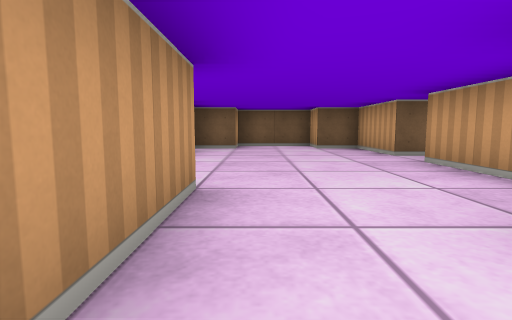
view 1 (above)

17 first-person views from a walk through a cub3D maze. The camera is about half as high as the walls, tilts 6° down and sees 80° across. The floor is counted in squares. Each view is taken from the middle of a square. On the plan, view 1 faces up. The plan holds only what a view shows up to about 9 squares ahead; the rest is blank.

view 2
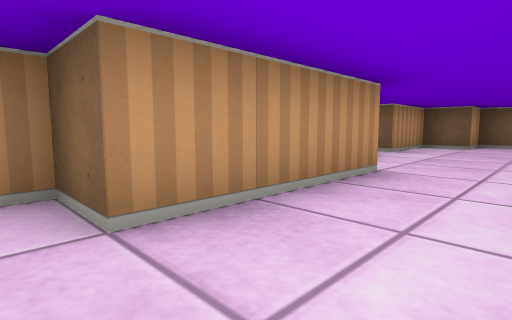

view 3
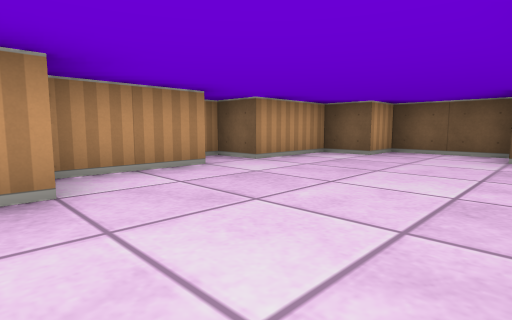

view 4
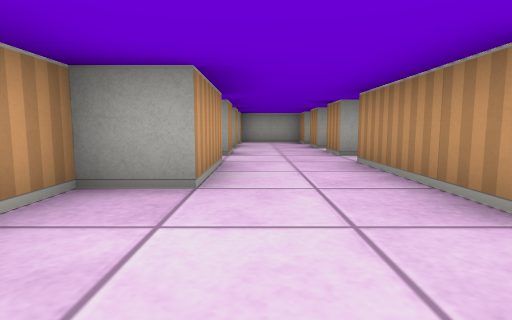

view 5
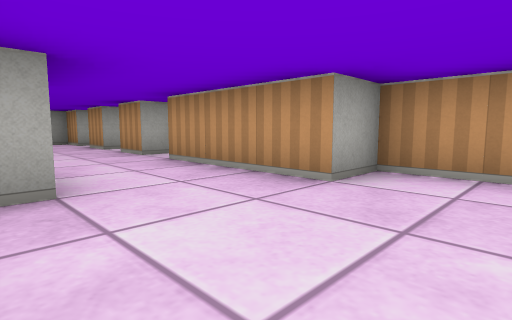

view 6
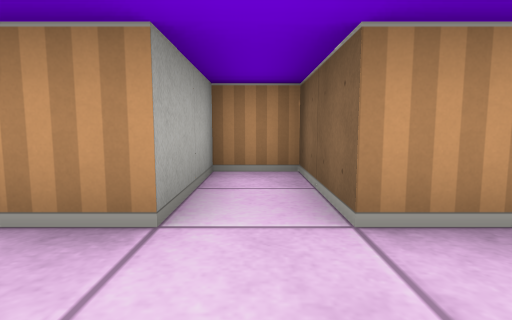

view 7
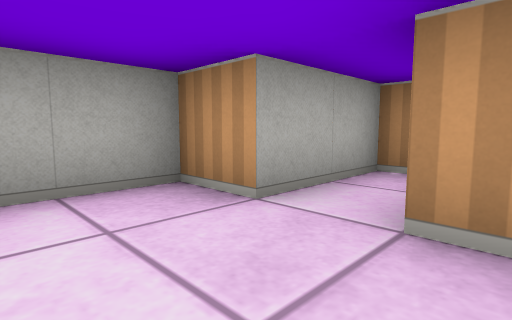

view 8
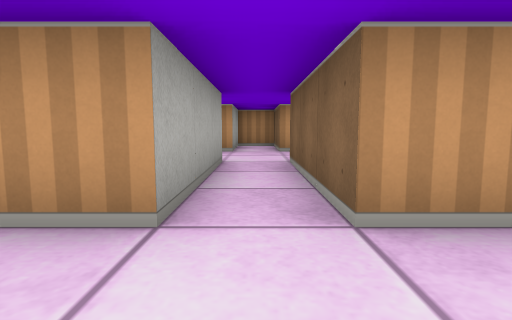

view 9
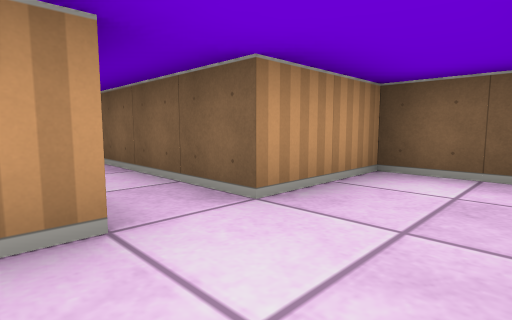

view 10
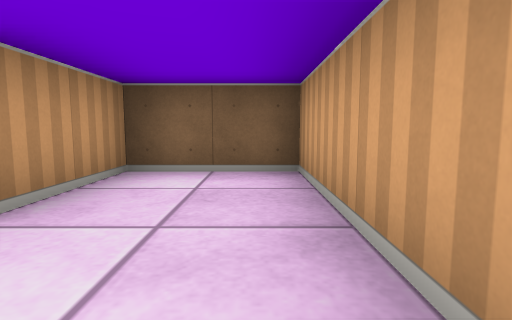

view 11
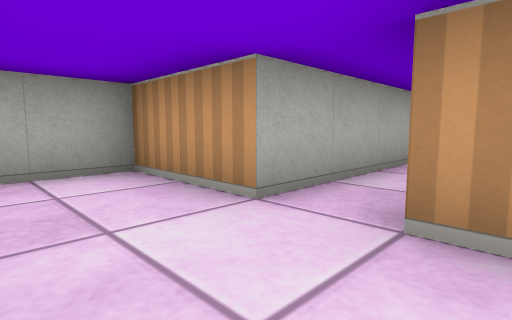

view 12
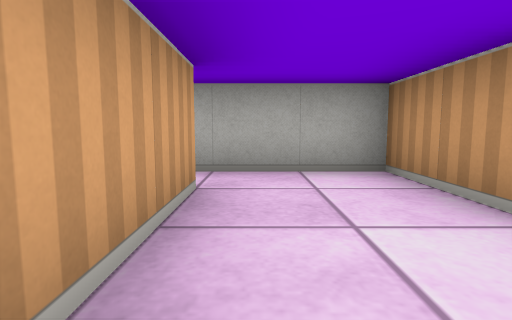

view 13
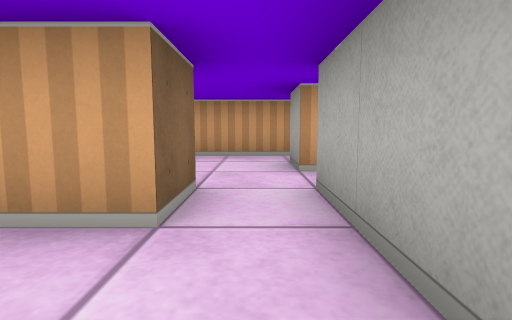

view 14
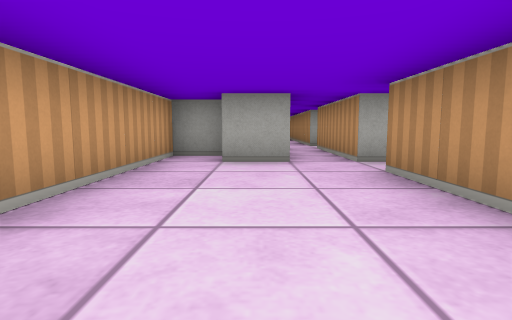

view 15
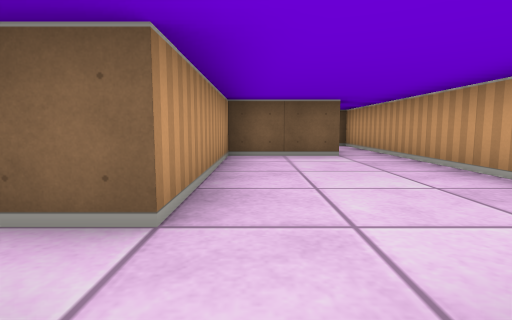

view 16
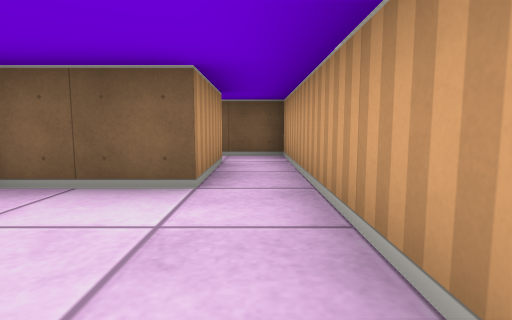

view 17
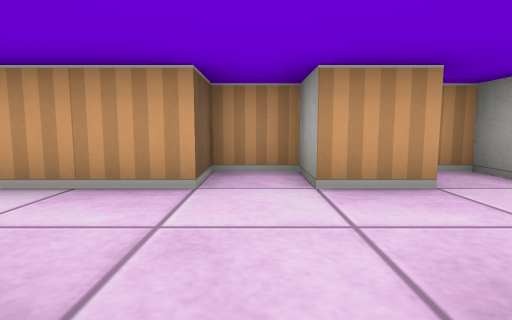

### Floor plan
Points are (right, up) in squares from view 1. A wall is a line through its corners. A room is listed if a view was taken in it or the views show most of it. See-through windows are left out.
Room 1 (views 1, 2, 3, 4, 5, 17)
walls: (-1.5, 4.6) (-1.5, 2.5) (-0.5, 2.5) (-0.5, -0.5) (-1.5, -0.5) (-1.5, -0.9); (2.5, 5.5) (2.5, 7.5) (1.5, 7.5) (1.5, 8.5) (-0.5, 8.5) (-0.5, 7.5) (-1.5, 7.5) (-1.5, 5.5) (-2.5, 5.5); (-1.1, -1.5) (-0.5, -1.5); (1.5, -1.5) (2.5, -1.5) (2.5, -0.5) (1.5, -0.5) (1.5, 1.5) (2.5, 1.5) (2.5, 4.5)
ways out: opening at (0.5, -2) to room 2; opening at (3.5, 5)
Room 2 (views 6, 7)
walls: (1.5, -2.6) (1.5, -1.5); (-0.5, -1.5) (-0.5, -2.5) (-2.5, -2.5) (-2.5, -3.5) (-0.5, -3.5) (-0.5, -4.5); (1.5, -4.5) (1.5, -3.5) (2.5, -3.5) (2.5, -3)
ways out: opening at (0.5, -2) to room 1; opening at (0.5, -4) to room 6
Room 3 (views 8, 11, 12)
walls: (6.5, -5.5) (6.5, -2.5) (4.5, -2.5) (4.5, -4.5) (1.5, -4.5); (1.4, -5.5) (4.5, -5.5)
ways out: opening at (5.5, -6) to room 4; opening at (2, -5) to room 6
Room 4 (views 9, 10, 13)
walls: (4.5, -5.5) (4.5, -7.5) (6.5, -7.5); (6.5, -6.5) (6.5, -5.5)
ways out: opening at (5.5, -6) to room 3; opening at (7, -7) to room 5
Room 5 (views 14, 15, 16)
walls: (8.4, -7.5) (9.5, -7.5); (6.5, -7.5) (7.5, -7.5) (7.5, -10.5); (9.5, -8.5) (10.5, -8.5) (10.5, -0.5); (9.5, -0.5) (9.5, -2.5) (7.5, -2.5) (7.5, -6.5) (6.5, -6.5)
ways out: opening at (7, -7) to room 4; opening at (8, -10); opening at (10, -1.5)
Room 6 (no view inside)
walls: (-0.5, -4.5) (-2.5, -4.5) (-2.5, -5.5) (-0.5, -5.5) (-0.5, -6.5) (0.9, -6.5)
ways out: opening at (0.5, -4) to room 2; opening at (2, -5) to room 3

Where each view was taken, in squares from view 1:
view 1: 0 up, 0 right, facing up
view 2: 1 down, 1 right, facing up-left
view 3: 2 up, 2 right, facing up-left
view 4: 4 up, 1 right, facing down
view 5: 4 up, 2 right, facing down-left
view 6: 3 down, 1 right, facing left
view 7: 4 down, 1 right, facing down-left
view 8: 5 down, 6 right, facing left
view 9: 6 down, 6 right, facing up-left
view 10: 6 down, 6 right, facing up
view 11: 4 down, 6 right, facing down-left
view 12: 4 down, 6 right, facing down
view 13: 7 down, 5 right, facing right
view 14: 3 down, 9 right, facing down
view 15: 8 down, 8 right, facing up
view 16: 5 down, 10 right, facing up
view 17: 1 down, 1 left, facing right
